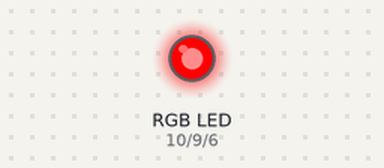
A sketch run on a simulated Arduino Uno, built with avr-gcc and run on an emulated ATmega328P. On the bench: an RGB LED mixed from three pins (HIGH = lit). Dim RGB values are drawn brighter than linear.

Above: at 0.05 s.
At 3.85 s:
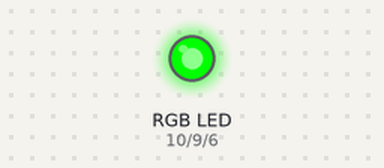
At 7.65 s:
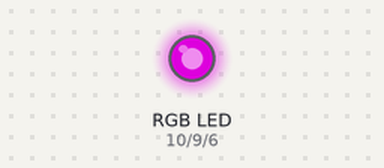
Timing chart, 0 to 10.0 s (numbered marks = the images above):
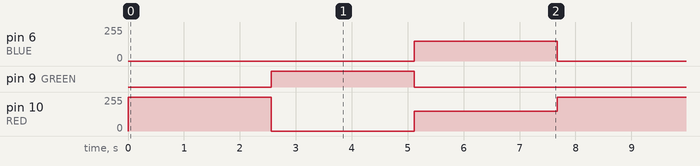

The sketch:

PROJECT_1_RGB.ino
```cpp
// PROJECT DETAILS:

// AUTHOR: IMRE ABEL
// DATE: 6/5/2025

// SIMPLE LED COLOR SWITCH USING RGB (RED, CATHODE, GREEN, BLUE)
// CONNECTED RGB TO BREADBOARD, POWERED RGB WITH ARDUINO UNO 5V POWER PIN
// USED 220OHMS RESISTORS TO PREVENT RGB FROM BURNING OUT
// GROUNDED CATHODE PIN TO ARDUINO UNO USING JUMPER CABLE, ALSO POWERED RGB WITH COLOR CODED RGB JUMPER CABLES
// WROTE BASIC SCRIPT TO CONTROL POWER TO EACH LED FOR DESIRED COLOR AND DURATION BETWEEN COLOR CHANGES


// Define Pins
#define BLUE 6
#define GREEN 9
#define RED 10

void setup() {
pinMode(RED, OUTPUT);
pinMode(GREEN, OUTPUT);
pinMode(BLUE, OUTPUT);
digitalWrite(RED, HIGH);
digitalWrite(GREEN, LOW);
digitalWrite(GREEN, LOW);
}

// define variables
int redValue;
int greenValue;
int blueValue;


void loop() {
// start with defining delay time
#define delayTime 10

// setup first color in the loop, mine will be RED
for ( int i = 0; i < 255; i += 1)
{
  analogWrite(RED, 255);
  analogWrite(GREEN, 0);
  analogWrite(BLUE, 0);
  delay(delayTime);
}

// repeat same process for first color but now we will do GREEN
for ( int i = 0; i < 255; i += 1)
{
  analogWrite(RED, 0);
  analogWrite(GREEN, 255);
  analogWrite(BLUE, 0);
  delay(delayTime);
}

// for the final time repeat step 1 of color setup, my final color will be PURPLE a mix of RED and BLUE
for ( int i = 0; i < 255; i += 1)
{
  analogWrite(RED, 150);
  analogWrite(GREEN, 0);
  analogWrite(BLUE, 150);
  delay(delayTime);
}
}
```

Measured:
- by itself, pin 6 (BLUE): alternates 150/255 for 2.6 s and 0/255 for 5.1 s
- by itself, pin 9 (GREEN): alternates HIGH for 2.6 s and LOW for 5.1 s
- by itself, pin 10 (RED): repeats every 7.7 s: 150/255 2.6 s, 255/255 2.6 s, 0/255 2.6 s
